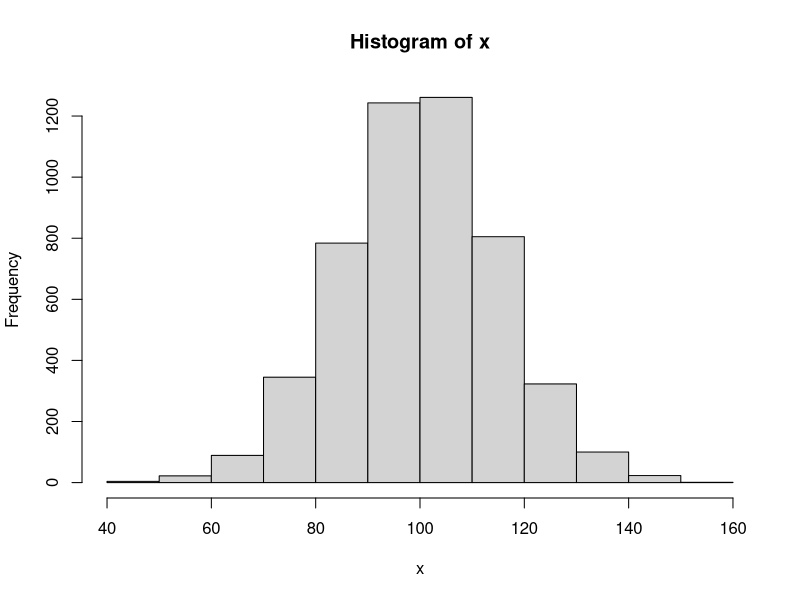
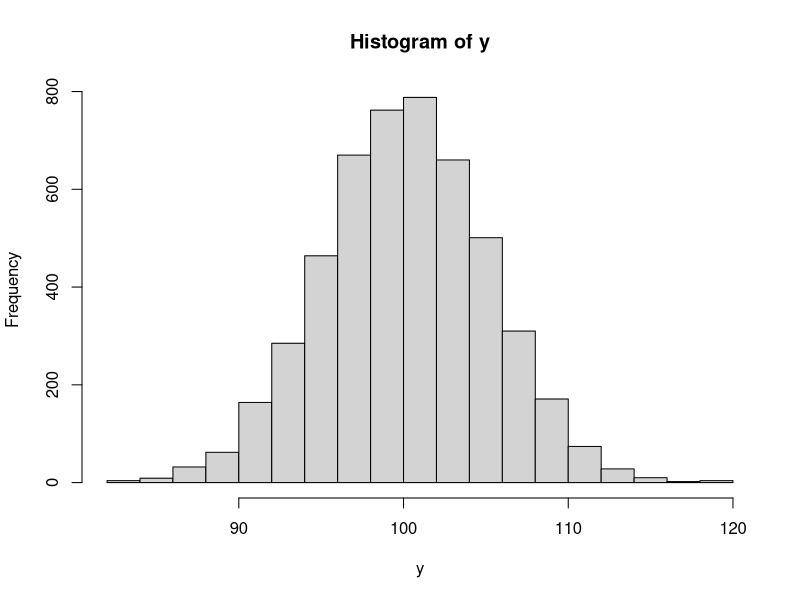
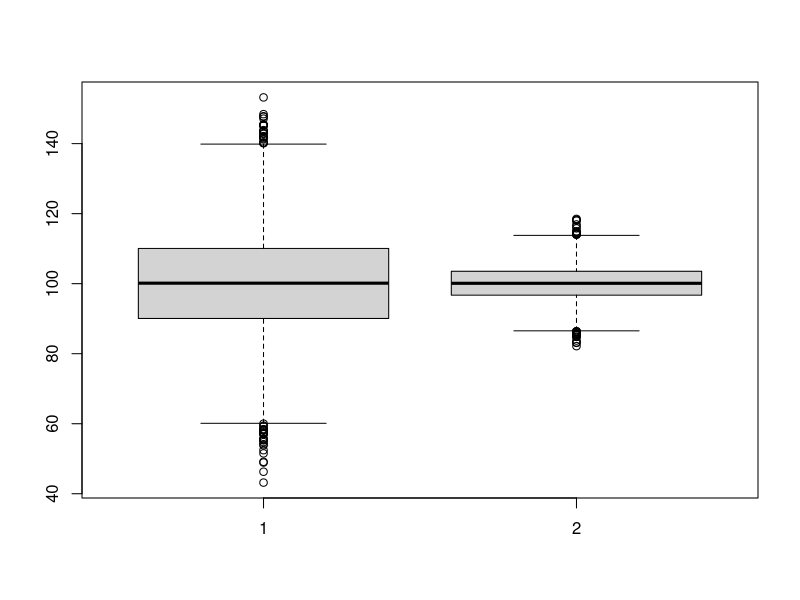
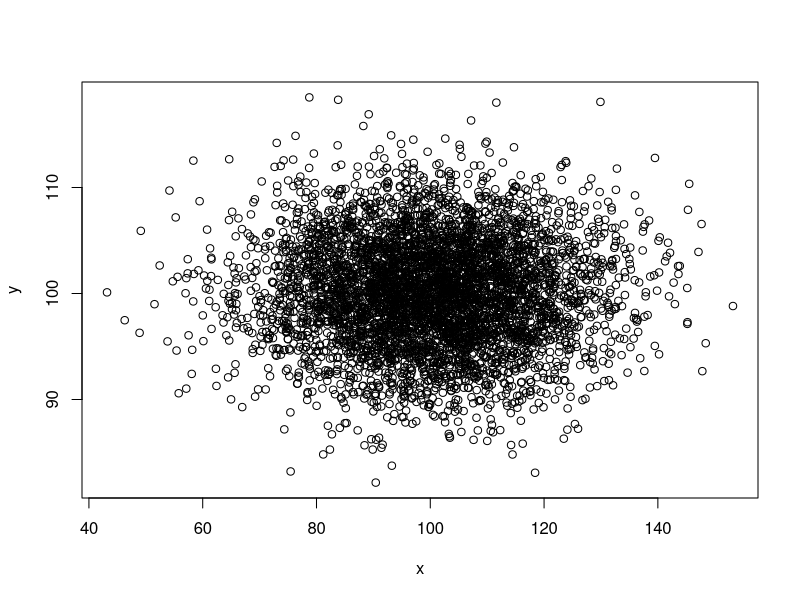
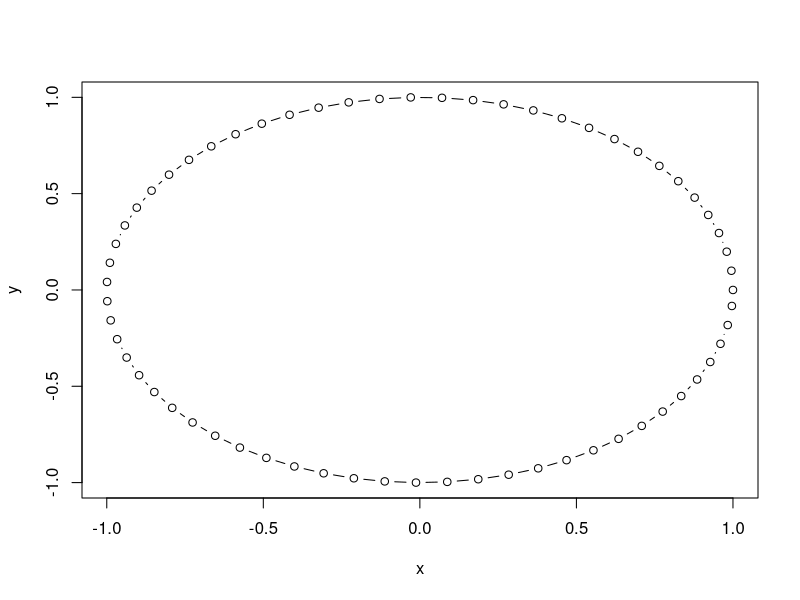

Reproduce these figures in R, in order.
##################################################
## Data Types
##################################################

## All R objects have a class

shoe_color = "brown"
class(shoe_color)

shoe_size = 5
class(shoe_size)

today = Sys.Date()
today
class(today)

## What happens if you add an integer to a date?

today + 1

#############################################
## VECTORS
#############################################

# Let's make some vectors!

a = 1:10
a

b = 21:30
b

e = c(100, 500)
e

# What happens if there isn't enough room on the console?

f = 20:150
f

head(f)

# How many elements in a vector?

length(f)

#############################################
## VECTOR ARITHMETIC
#############################################

a + 50

a + b

a ^ 2

b / 2

# What happens when you add two vectors of different length?

a
e
a + e

# Character vectors

flv = c("vanilla", "chocolate", "strawberry", "lemon", "butter pecan")
flv

#############################################
## SUMMARY STATS
#############################################

g = rnorm(500)

mean(g)

sd(g)

quantile(g)

#############################################
## ARE LOGICAL EXPRESSIONS VECTORIZED?
#############################################

my_nums = sample(1:10, 50, replace = TRUE)
my_nums

my_nums > 5

my_nums == 5

# How many numbers are less than or equal to 3?

my_nums <= 3

## Saving the results of Logical tests 

small_num_yn = (my_nums <= 3)
small_num_yn

## For discrete values, you can use a frequency table

my_months = sample(month.abb, 50, replace = TRUE)
my_months

table(my_months)

#############################################
## SUBSETTING VECTORS
#############################################

var = 1:10

var

## Get the 5th element

var[5]

## Redefine the 5th element

var[5] <- 555
var

## Get the 5th through 7th elements

var[5:7]

## Get the 7th thru 5th elements

var[7:5]

## You can also pass logical values

pick_me = c(T, T, F, F, F, T, F, T, F, T)
var[pick_me]


#############################################
## BASIC PLOTTING
#############################################

x = rnorm(n = 5000, mean = 100, sd = 15)

y = rnorm(n = 5000, mean = 100, sd = 5)

hist(x)
hist(y)

boxplot(x, y)

plot(x, y)

theta = seq(from = 0, to = 2 * pi, by = 0.1)
x = cos(theta)
y = sin(theta)
plot(x, y, type = "b")

